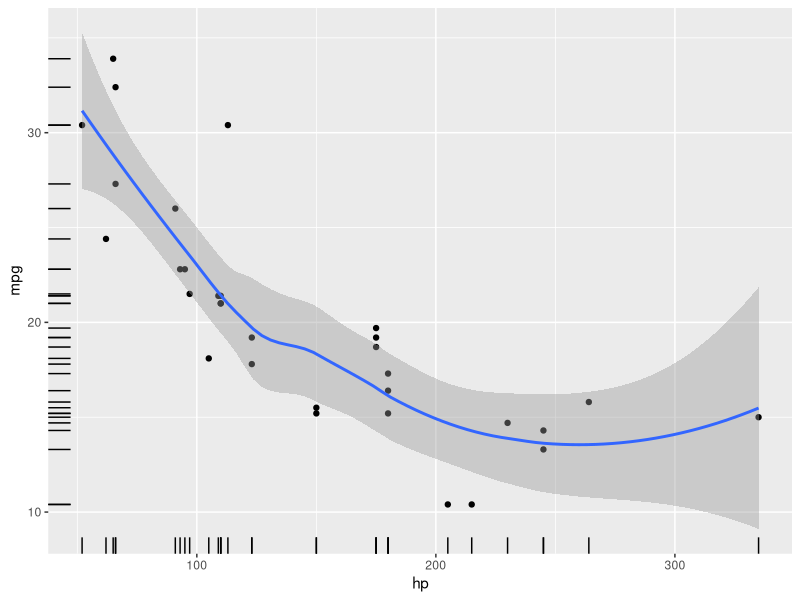
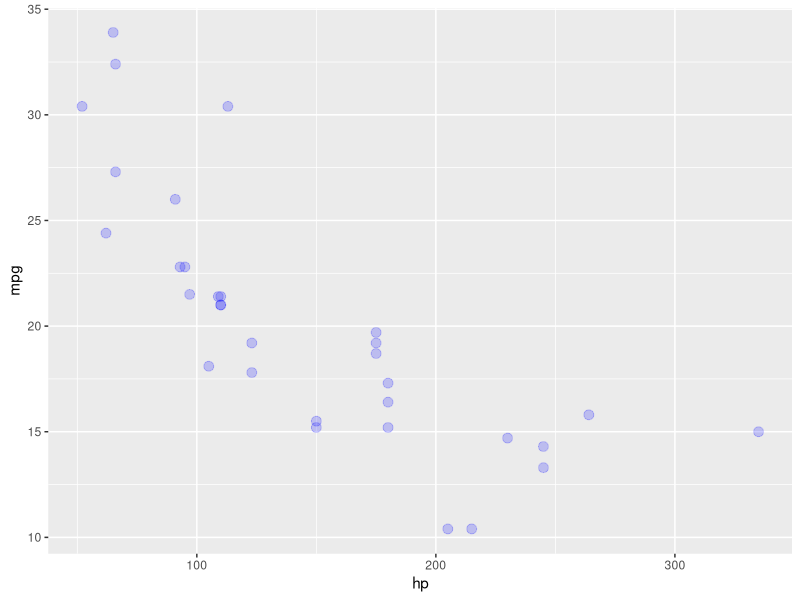
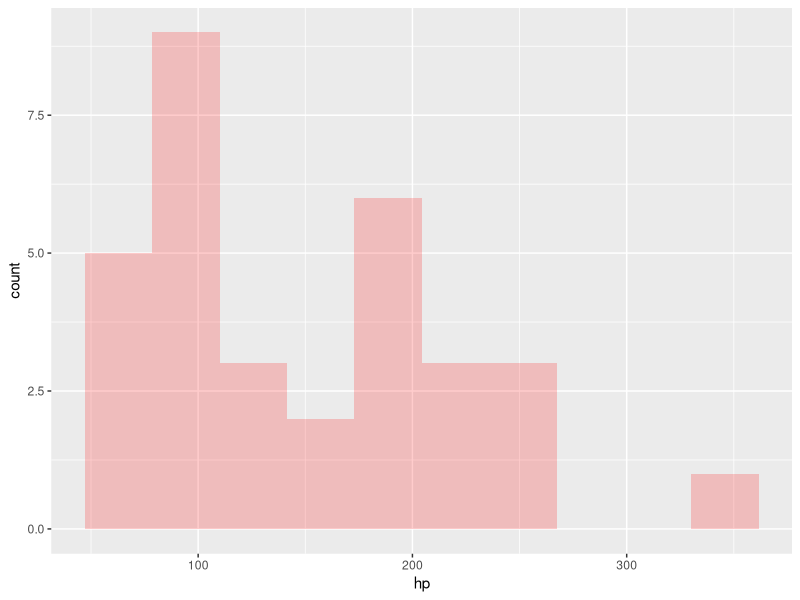
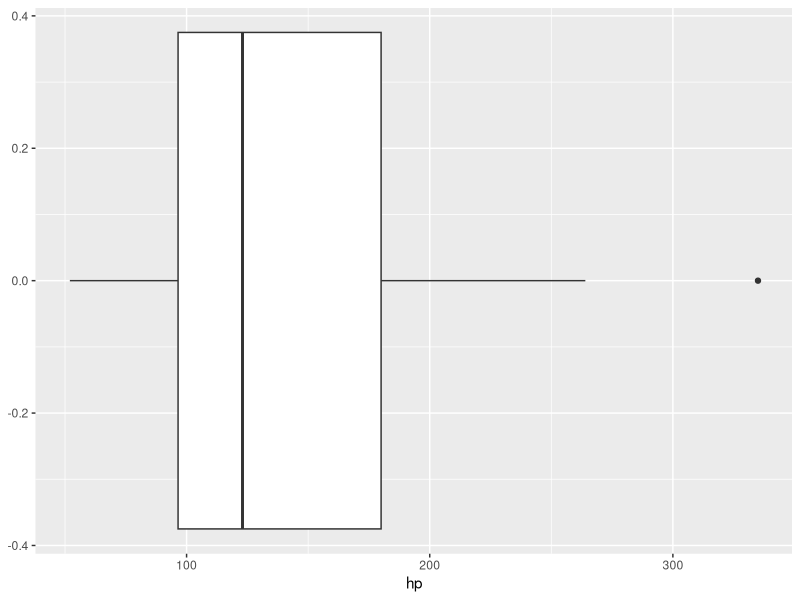
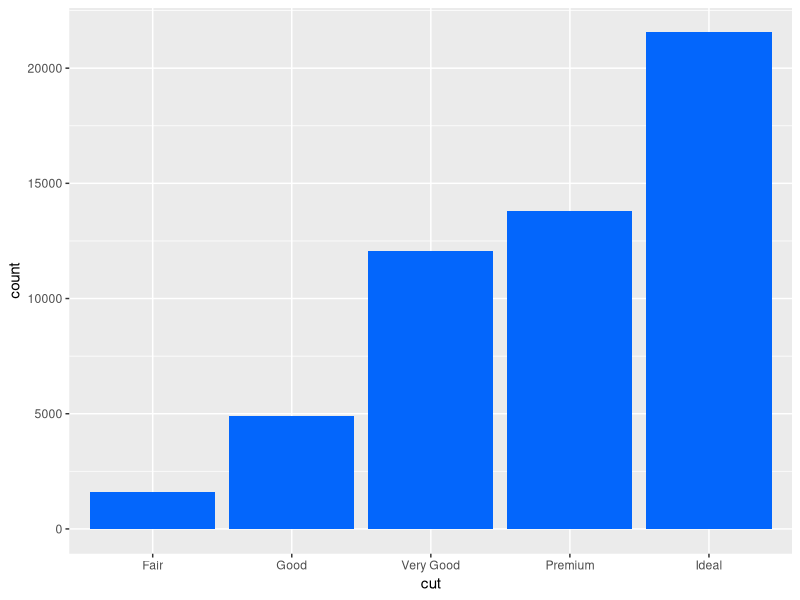
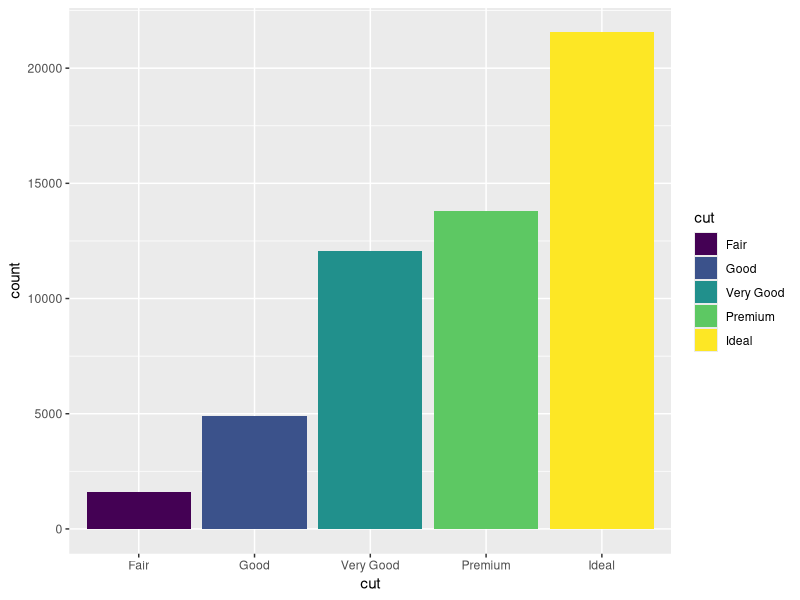
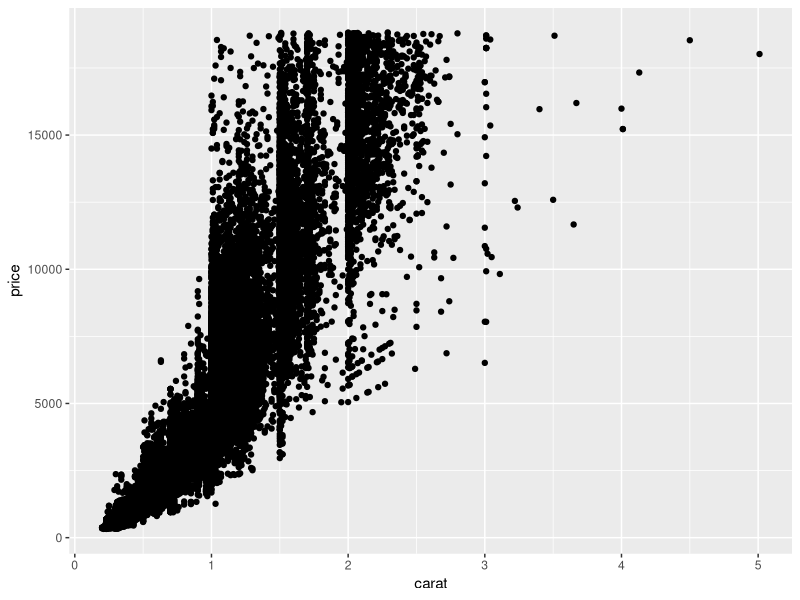
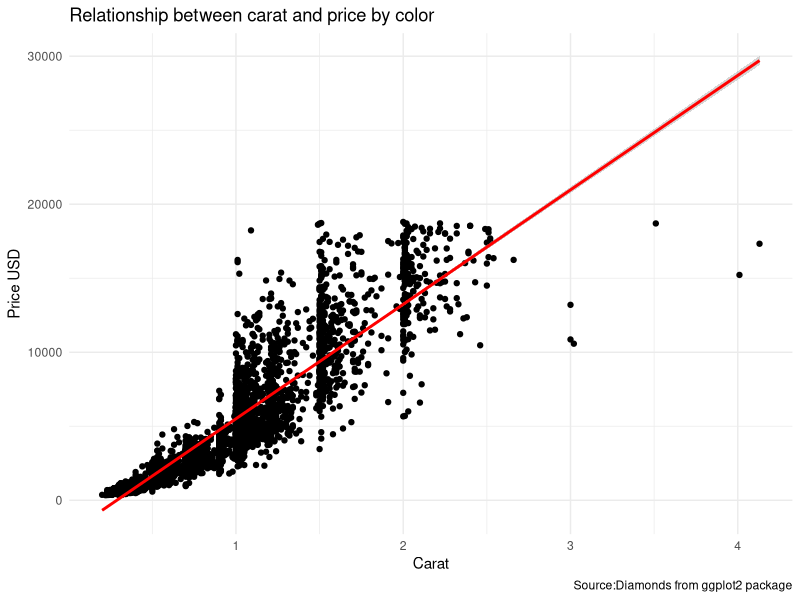

R code for these plots, in order:
#ggplot2
## library tidyverse 
library(tidyverse)

## First Plot 
#geom_point() = scatterplot 
ggplot(data= mtcars, mapping = aes(x = hp, y = mpg)) + 
  geom_point() +
  geom_smooth() + 
  geom_rug()
  


## Second plot 
ggplot(mtcars,aes(hp,mpg)) +
  geom_point(size = 3, col = "blue", alpha = 0.2)

## Third plot 
ggplot(mtcars, aes(hp)) + 
  geom_histogram(bins = 10,fill = "red", alpha = 0.2 )

## forth plot 
ggplot(mtcars, aes(hp)) + geom_boxplot()

p <- ggplot(mtcars,aes(hp))

## box plot by groups 
diamonds %>% 
  count(cut)

ggplot(diamonds,aes(cut)) + 
  geom_bar(fill = "#0366fc")


ggplot(diamonds, aes(cut,fill=cut)) + 
  geom_bar()


###SCATTER PLOT 
small_diamonds <- sample_n(diamonds, 5000)

ggplot(diamonds,aes(carat,price)) + 
  geom_point()



#### FACET : small multiples 
ggplot(small_diamonds, aes(carat,price))+
  geom_point()+
  geom_smooth(method = "lm", col="red")+
  theme_minimal() +
  labs(title = "Relationship between carat and price by color ",
       x = "Carat",
       y = "Price USD",
       caption = "Source:Diamonds from ggplot2 package")


#### Final Example 
ggplot(small_diamonds, aes(carat, price, col=cut))+ 
  geom_point(size = 3, alpha = 0.2) + 
  facet_wrap(~ color, ncol=2)
  


